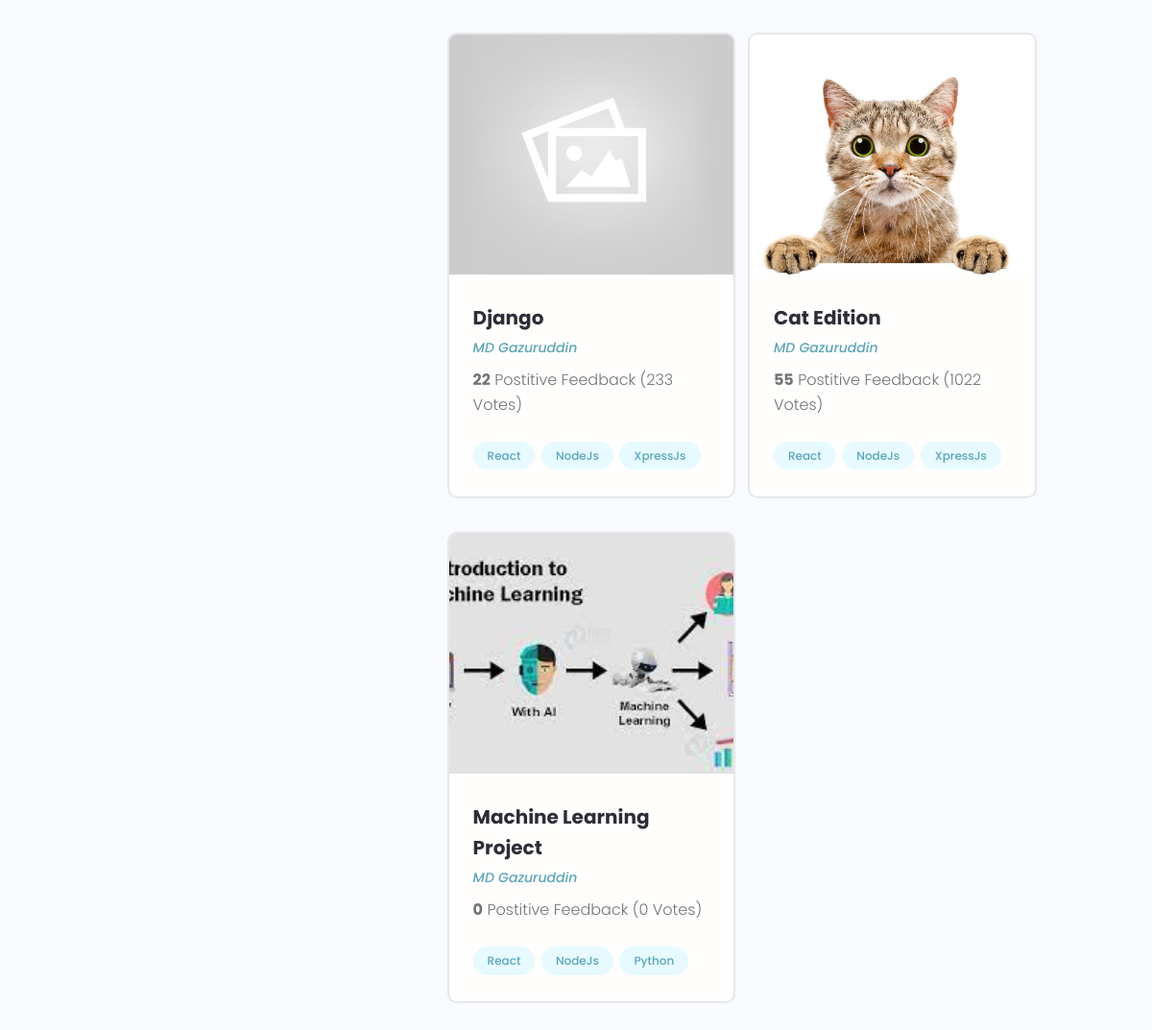
/profile/7d22f8eb-1287-4459-b10b-a41d517e33d5/ (lower part), run on an earlier commit of the app's database.
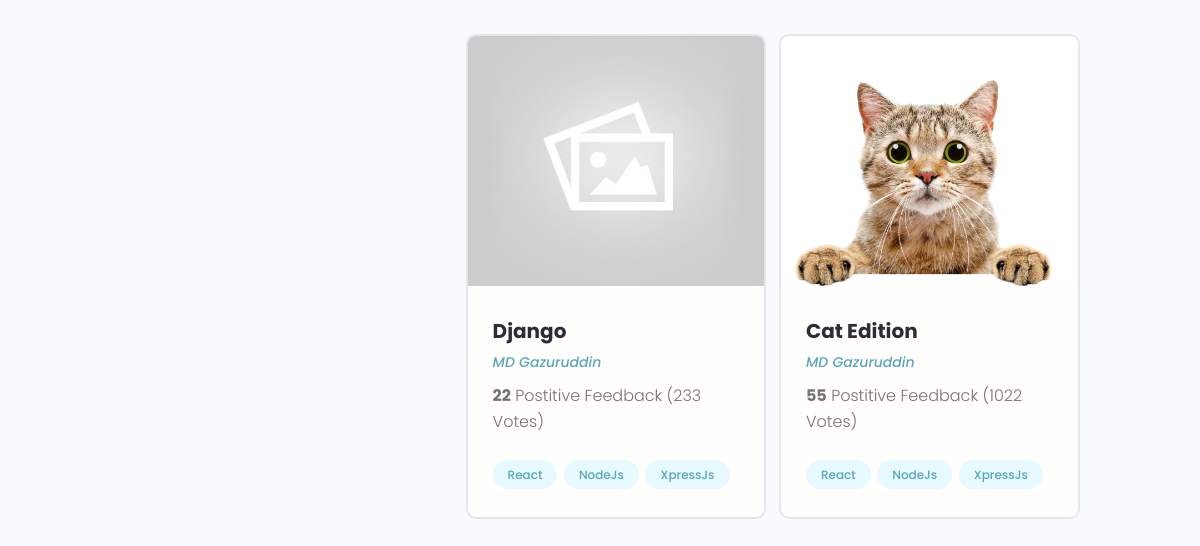
And on a later commit of the database.
### projects/models.py (models this page shows, shortened)
class Project(models.Model):
    owner = models.ForeignKey(Profiles, null=True, blank=True, on_delete=models.SET_NULL)
    title = models.CharField(max_length=200)
    description = models.TextField(null=True, blank=True)  # blank mean form could be empty
    feature_images = models.ImageField(blank=True, null=True, default="default.jpg", )
    demo_link = models.CharField(null=True, blank=True, max_length=2000)
    source_link = models.CharField(max_length=20000, null=True, blank=True)
    tags = models.ManyToManyField('Tag', blank=True)  # str used because class bellow
    vote_total = models.IntegerField(default=0, null=True, blank=True)  # total vote on review class
    vote_ratio = models.IntegerField(default=0, null=True, blank=True)
    created = models.DateTimeField(auto_now_add=True)  # automatice created
    id = models.UUIDField(default=uuid.uuid4, unique=True, primary_key=True, editable=False)  # uuid4 encoding type

class Tag(models.Model):  # Many to Many relationship
    name = models.CharField(max_length=200)
    created = models.DateTimeField(auto_now_add=True)  # automatice created
    id = models.UUIDField(default=uuid.uuid4, unique=True, primary_key=True, editable=False)
    def __str__(self):
        return self.name

### users/models.py (models this page shows, shortened)
class Profiles(models.Model):
    user = models.OneToOneField(User, on_delete=models.CASCADE, null=True, blank=True)
    name = models.CharField(max_length=200, blank=True, null=True)
    username = models.CharField(max_length=200, blank=True, null=True)
    location = models.CharField(max_length=200, blank=True, null=True)
    email = models.EmailField(max_length=100, blank=True, null=True)
    short_intro = models.CharField(max_length=200, blank=True, null=True)
    bio = models.TextField(blank=True, null=True)
    profile_image = models.ImageField(null=True, blank=True,
                                      upload_to='profiles_picture', default='profiles_picture/user-default.png')
    social_github = models.CharField(max_length=200, blank=True, null=True)
    social_twitter = models.CharField(max_length=200, blank=True, null=True)
    social_linkedin = models.CharField(max_length=200, blank=True, null=True)
    social_stackoverflow = models.CharField(max_length=200, blank=True, null=True)
    social_youtube = models.CharField(max_length=200, blank=True, null=True)
    social_website = models.CharField(max_length=200, blank=True, null=True)
    created = models.DateTimeField(auto_now_add=True)  # automatice created
    id = models.UUIDField(default=uuid.uuid4, unique=True, primary_key=True, editable=False)  # uuid4 encoding type

### users/views.py (the view)
# urls.py: path('profile/<str:pk>/', views.userProfiles, name="user-profile"),
def userProfiles(request, pk):
    profile = Profiles.objects.get(id=pk)
    topSkills = profile.skill_set.exclude(description__exact="")
    otherSkills = profile.skill_set.filter(description="")
    context = {'profile': profile, 'topSkills': topSkills, 'otherSkills': otherSkills}
    return render(request, 'users/user-profile.html', context)

### users/models.py (called while the page is built)
    def __str__(self):
        return str(self.name)

### users/templates/users/user-profile.html (shortened to what this page needs)
{%  extends 'main.html' %}
{%  block content %}
  <main class="profile my-md">
    <div class="container">
      <div class="layout">
        <div class="column column--1of3">
        </div>
        <div class="column column--2of3">
          <div class="devInfo">
            <div class="grid grid--two">
            {%  for project in profile.project_set.all %}
              <div class="column">
                <div class="card project">
                  <a href="{%  url "project1"  project.id %}" class="project">
                    <img class="project__thumbnail" src="{{ project.feature_images.url }}" alt="project thumbnail" />
                    <div class="card__body">
                      <h3 class="project__title">{{ project.title }}</h3>
                      <p><a class="project__author" href="{%  url 'user-profile' project.owner.id %}">{{ project.owner.name}}</a></p>
                      <p class="project--rating">
                        <span style="font-weight: bold;">{{ project.vote_ratio }}</span> Postitive
                        Feedback ({{ project.vote_total }} Vote{{project.vote_total|pluralize:"s" }})
                      </p>
                      <div class="project__tags">
                          {%   for tag in project.tags.all %}
                        <span class="tag tag--pill tag--main">
                          <small>{{tag}}</small>
                        </span>
                              {%  endfor %}
                      </div>
                    </div>
                  </a>
                </div>
              </div>
                {%  endfor %}
            </div>
          </div>
        </div>
      </div>
    </div>
  </main>
{%  endblock content %}

What changed in the data, as far as the page shows it:
no longer on this page (row edited): Project: feature_images (picture), title "Machine Learning Project", owner.name "MD Gazuruddin", vote_ratio "0", vote_total "0", Tag (name "React"), Tag (name "NodeJs")
no longer on this page (row unchanged): Tag: name "Python", shown under "Machine Learning Project"
